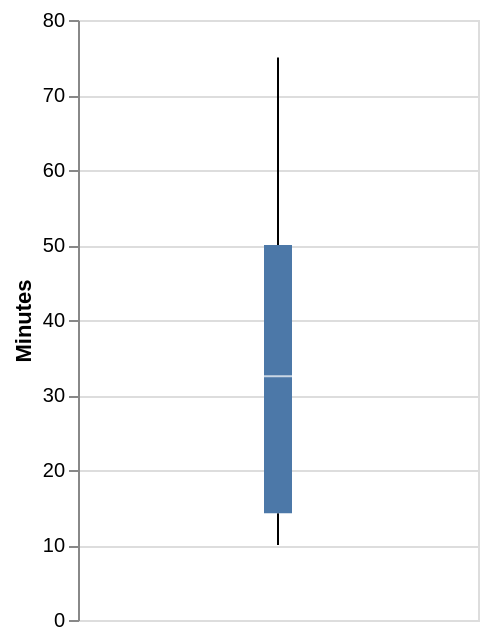

The code cell stored with this chart in its notebook:
### Markdown cell above
Agora, vamos considerar novamente o tempo de viagem para o trabalho dos 20 trabalhadores do estado de Nova York e visualizar seu boxplot.

### Code cell
alt.Chart(tempony).mark_boxplot(extent=1.5).encode(
    y='Minutes:Q'
).properties(width=200)

### Figure 1 — Vega-Lite specification as saved in the notebook (floating-point values rounded to 4 significant figures)
{"config": {"view": {"continuousWidth": 300, "continuousHeight": 300}}, "data": {"name": "data-396217a1d667f4c6dddb89e68f1a3c41"}, "mark": {"type": "boxplot", "extent": 1.5}, "encoding": {"y": {"field": "Minutes", "type": "quantitative"}}, "width": 200, "$schema": "https://vega.github.io/schema/vega-lite/v6.4.1.json", "datasets": {"data-396217a1d667f4c6dddb89e68f1a3c41": [{"Minutes": 10}, {"Minutes": 15}, {"Minutes": 55}, {"Minutes": 20}, {"Minutes": 65}, {"Minutes": 50}, {"Minutes": 12}, {"Minutes": 20}, {"Minutes": 10}, {"Minutes": 10}, {"Minutes": 35}, {"Minutes": 50}, {"Minutes": 30}, {"Minutes": 45}, {"Minutes": 15}, {"Minutes": 10}, {"Minutes": 75}, {"Minutes": 40}, {"Minutes": 35}, {"Minutes": 60}]}}
